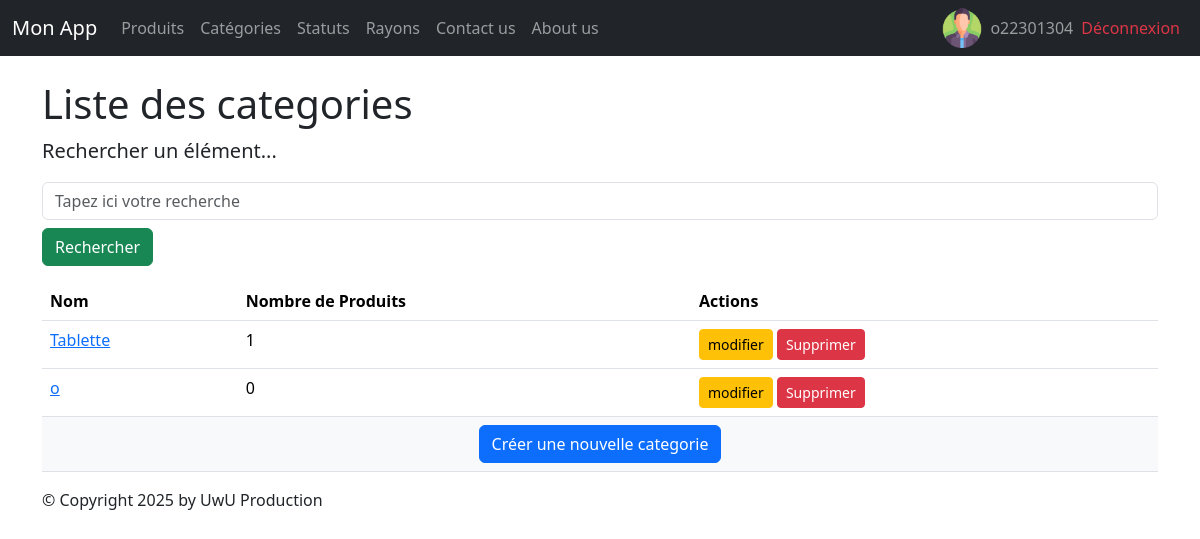
The app's page /monApp/categories/ (signed in), older data.
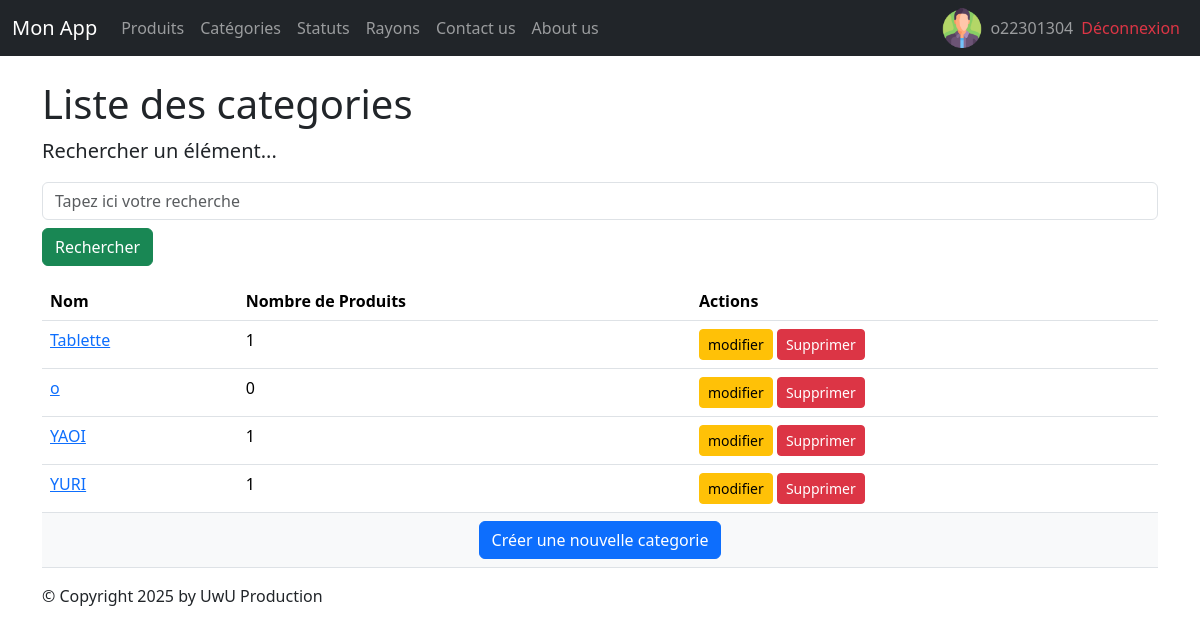
The same page, newer data.
### monApp/models.py (models this page shows, shortened)
class Categorie(models.Model):
    idCat = models.AutoField(primary_key=True)
    nomCat = models.CharField(max_length=100)

### monApp/views/categorie.py (the view)
# urls.py: path('categories/',views.CategorieListView.as_view() ,name='categories'),
class CategorieListView(ListView):
    model = Categorie
    template_name = "monApp/list_categories.html"
    context_object_name = "cats"
    def get_queryset(self ) :
        query = self.request.GET.get('search')
        if query:
            return Categorie.objects.filter(nomCat__icontains=query).annotate(nb_produits=Count('produits'))
        return Categorie.objects.annotate(nb_produits=Count('produits'))

### monApp/templates/monApp/list_categories.html
{% extends 'monApp/base.html' %}
{% block menu %}
    <h1>Liste des categories</h1>
{% endblock %}
{% block contenu %}
    <p class="lead mb-3 ml-0">Rechercher un élément...</p>
    <form method="GET" action="">
        <input class="form-control" type="text" name="search" placeholder="Tapez ici votre recherche"
        value="{{ request.GET.search }}">
        <button type="submit" class="btn btn-success mt-2">Rechercher</button>
    </form>
    <table class="table">
        <thead>
            <th>Nom</th>
            <th>Nombre de Produits</th>
            <th>Actions</th>
        </thead>
        <tbody>
        {% for cat in cats %}
            <tr>
                <td><a href="{% url 'categorie' cat.idCat %}">{{ cat.nomCat }} </a></td>
                <td>{{ cat.nb_produits }} </td>
                <td>
                    <a href="{% url 'categorie-chng' cat.idCat %}" class="btn btn-warning btn-sm">modifier</a>
                    <a href="{% url 'categorie-dlt' cat.idCat %}" class="btn btn-danger btn-sm">Supprimer</a>
                </td>
            </tr>
        {% endfor %}
            <tr>
                <td colspan="8" class="text-center bg-light">
                    <a href="{% url 'categorie-crt' %}" class="btn btn-primary">
                        Créer une nouvelle categorie
                    </a>
                </td>
            </tr>
        </tbody>
    </table>
{% endblock %}

Row changes from the older to the newer data that the page shows:
added Categorie: nomCat "YAOI", nb_produits "1"
added Categorie: nomCat "YURI", nb_produits "1"
